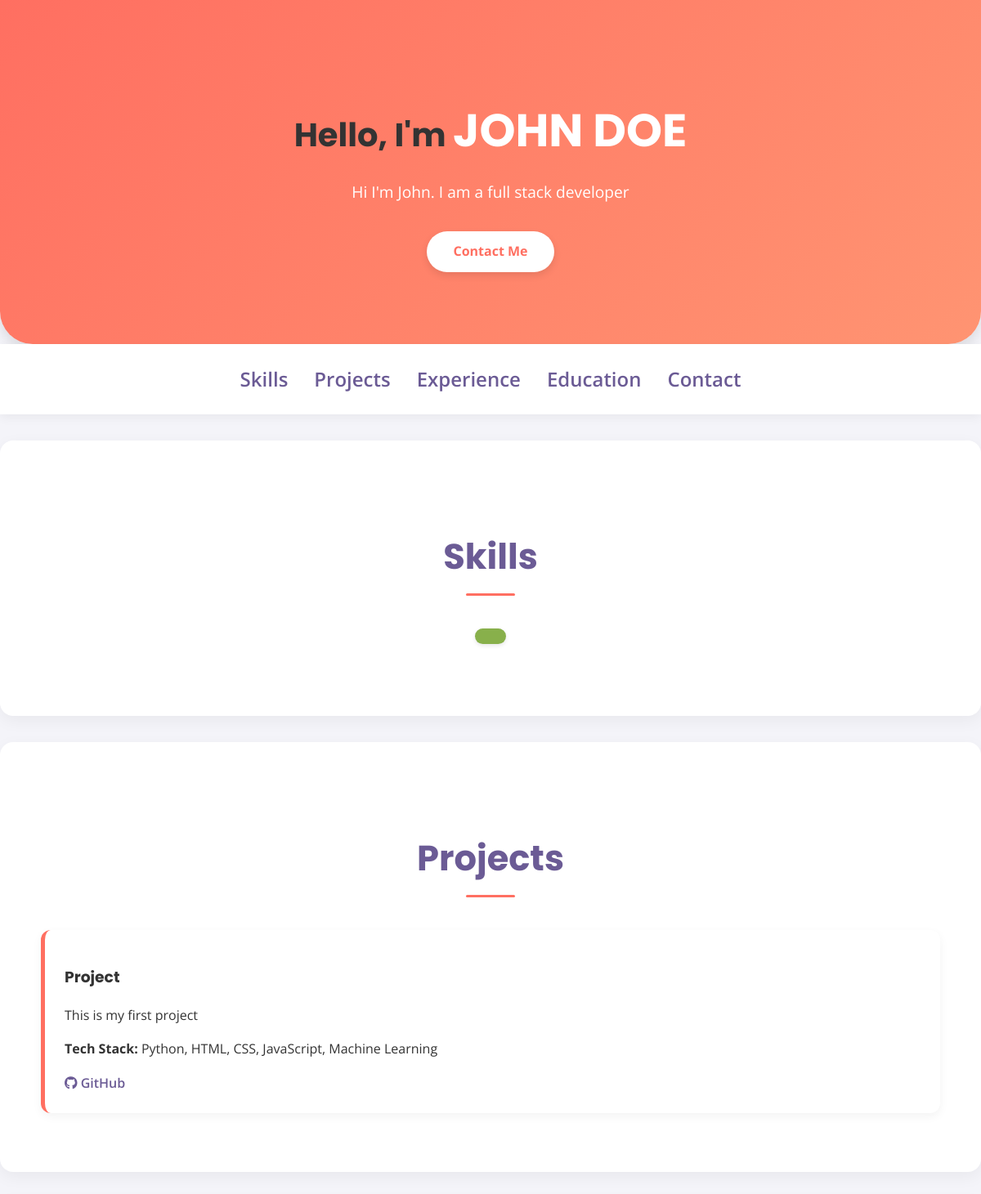
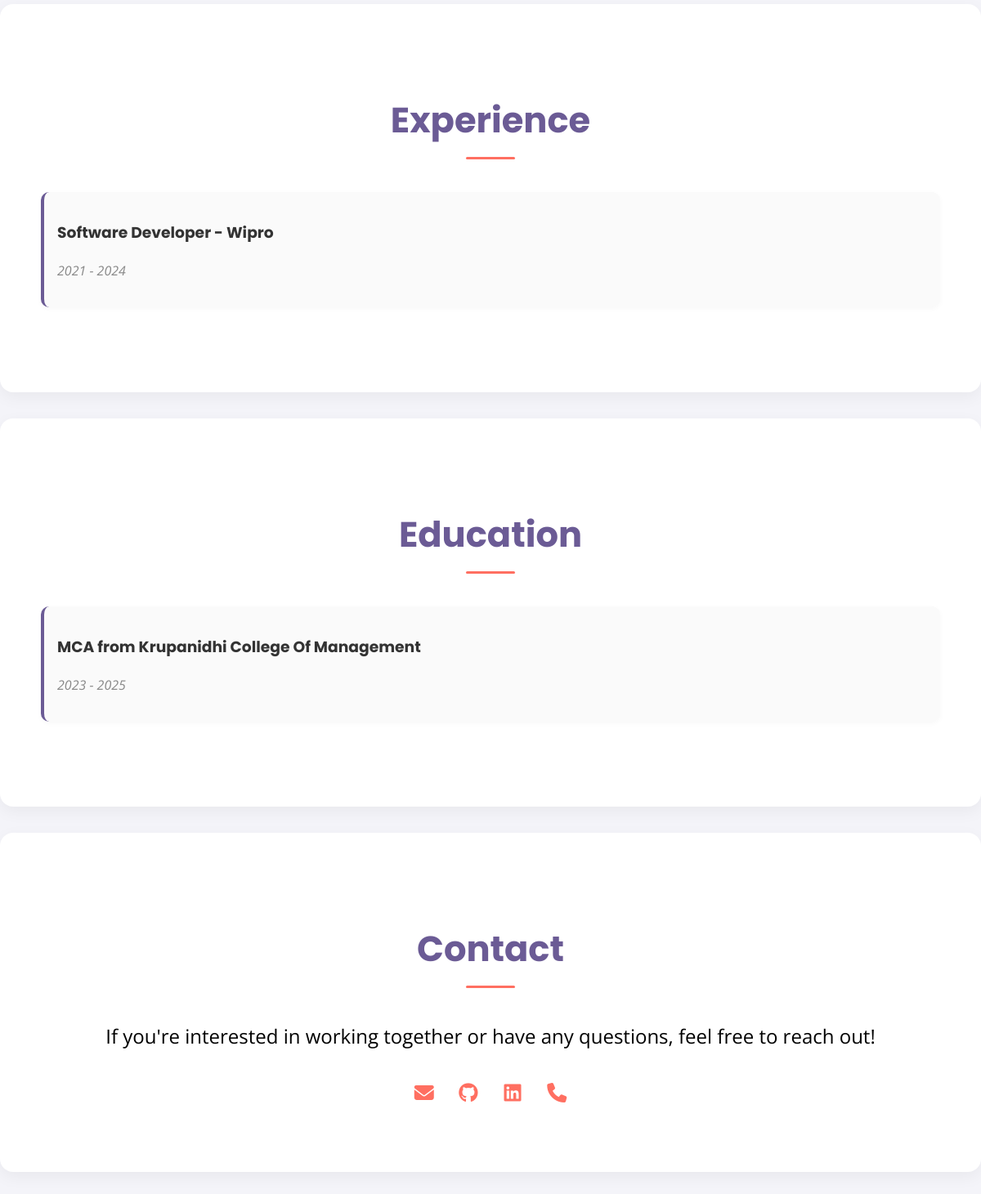
The app's page /portfolio/john-doe-6417e4/template2/ with its own data (2 pictures, top to bottom).
### builder/models.py (models this page shows, shortened)
class Portfolio(models.Model):
    slug = models.SlugField(unique=True, blank=True)
    name = models.CharField(max_length=100)
    title = models.CharField(max_length=100, blank=True)
    bio = models.TextField(blank=True)
    email = models.EmailField()
    phone = models.CharField(max_length=20, blank=True)
    github = models.URLField(blank=True)
    linkedin = models.URLField(blank=True)
    skills = models.TextField(blank=True)  # Comma-separated skills

class Project(models.Model):
    portfolio = models.ForeignKey(Portfolio, on_delete=models.CASCADE, related_name='projects')
    title = models.CharField(max_length=100)
    project_duration = models.CharField(max_length=100, blank=True)
    description = models.TextField(blank=True)
    stack = models.CharField(max_length=200, blank=True)
    link = models.URLField(blank=True)
    github = models.URLField(blank=True)

class Experience(models.Model):
    portfolio = models.ForeignKey(Portfolio, on_delete=models.CASCADE, related_name='experiences')
    job_title = models.CharField(max_length=100)
    company_name = models.CharField(max_length=100)
    job_desc = models.TextField(blank=True)
    duration = models.CharField(max_length=100, blank=True)
    location = models.CharField(max_length=100, blank=True)

class Education(models.Model):
    portfolio = models.ForeignKey(Portfolio, on_delete=models.CASCADE, related_name='educations')
    degree = models.CharField(max_length=100)
    school = models.CharField(max_length=100)
    edu_desc = models.TextField(blank=True)
    edu_duration = models.CharField(max_length=100, blank=True)
    edu_location = models.CharField(max_length=100, blank=True)

### builder/views.py (the view)
# urls.py: path('portfolio/<slug:slug>/template2/', views.view_template2, name='view_template2'),  # Template 2
def view_template2(request, slug):
    portfolio = get_object_or_404(Portfolio, slug=slug)
    project_data = []
    for project in portfolio.projects.all():
        project_data.append({
            'title': project.title,
            'description': project.description,
            'stack': project.stack,
            'link': project.link if project.link.startswith('http') else '',
            'github': project.github if project.github.startswith('http') else ''
        })
    return render(request, 'template2.html', {
        'name': portfolio.name,
        'title': portfolio.title,
        'bio': portfolio.bio,
        'skills': [s.strip() for s in portfolio.skills.split(',')],
        'github': portfolio.github,
        'linkedin': portfolio.linkedin,
        'email': portfolio.email,
        'phone': portfolio.phone,
        'project_data': project_data,
        'experience': portfolio.experiences.all(),
        'education': portfolio.educations.all(),
    })

### builder/templates/template2.html (shortened to what this page needs)
<!DOCTYPE html>
<html lang="en">
<head>
  {% load static %}
  <link rel="stylesheet" href="{% static 'css/template2.css' %}">
  <link href="https://cdn.jsdelivr.net/npm/aos@2.3.4/dist/aos.css" rel="stylesheet">
  <link rel="stylesheet" href="https://cdnjs.cloudflare.com/ajax/libs/font-awesome/6.5.0/css/all.min.css">
</head>
<body>
  <header class="hero" data-aos="fade-down">
    <div class="container">
      <h1>Hello, I'm <span>{{ name }}</span></h1>
      {% if bio %}
        <p>{{ bio }}</p>
      {% endif %}
      <a href="#contact" class="btn">Contact Me</a>
    </div>
  </header>
  <nav class="navbar">
    <div class="container">
      <ul>
        {% if skills %}<li><a href="#skills">Skills</a></li>{% endif %}
        {% if project_data %}<li><a href="#projects">Projects</a></li>{% endif %}
        {% if experience %}<li><a href="#experience">Experience</a></li>{% endif %}
        {% if education %}<li><a href="#education">Education</a></li>{% endif %}
        <li><a href="#contact">Contact</a></li>
      </ul>
    </div>
  </nav>
  <main>
    {% if skills %}
    <section id="skills" class="section" data-aos="fade-up">
      <div class="container">
        <h2>Skills</h2>
        <ul class="skills-list">
          {% for skill in skills %}
            <li>{{ skill }}</li>
          {% endfor %}
        </ul>
      </div>
    </section>
    {% endif %}
    {% if project_data %}
    <section id="projects" class="section" data-aos="fade-up">
      <div class="container">
        <h2>Projects</h2>
        <div class="projects-grid">
          {% for project in project_data %}
          <div class="project-card">
            <h3>{{ project.title }}</h3>
            <p>{{ project.description }}</p>
            {% if project.stack %}
              <p><strong>Tech Stack:</strong> {{ project.stack }}</p>
            {% endif %}
            <div class="project-links">
              {% if project.github %}
                <a href="{{ project.github }}" target="_blank"><i class="fab fa-github"></i> GitHub</a>
              {% endif %}
            </div>
          </div>
          {% endfor %}
        </div>
      </div>
    </section>
    {% endif %}
    {% if experience %}
    <section id="experience" class="section" data-aos="fade-up">
      <div class="container">
        <h2>Experience</h2>
        {% for exp in experience %}
        <div class="experience-item">
          <h3>{{ exp.job_title }} - {{ exp.company_name }}</h3>
          <p class="duration">{{ exp.duration }}</p>
        </div>
        {% endfor %}
      </div>
    </section>
    {% endif %}
    {% if education %}
    <section id="education" class="section" data-aos="fade-up">
      <div class="container">
        <h2>Education</h2>
        {% for edu in education %}
        <div class="education-item">
          <h3>{{ edu.degree }} from {{ edu.school }}</h3>
          <p class="duration">{{ edu.edu_duration }}</p>
        </div>
        {% endfor %}
      </div>
    </section>
    {% endif %}
  </main>
  <footer id="contact" class="section" data-aos="fade-up">
    <div class="container">
      <h2>Contact</h2>
      <p>If you're interested in working together or have any questions, feel free to reach out!</p>
     <div class="contact-info flex justify-center gap-6 text-2xl mt-4 text-[#3F1A2B]">
      {% if email %}
        <a href="mailto:{{ email }}" class="hover:text-[#B2183A]" title="Email">
          <i class="fas fa-envelope"></i>
        </a>
      {% endif %}
      {% if github %}
        <a href="{{ github }}" target="_blank" class="hover:text-[#B2183A]" title="GitHub">
          <i class="fab fa-github"></i>
        </a>
      {% endif %}
      {% if linkedin %}
        <a href="{{ linkedin }}" target="_blank" class="hover:text-[#B2183A]" title="LinkedIn">
          <i class="fab fa-linkedin"></i>
        </a>
      {% endif %}
      {% if phone %}
        <a href="tel:{{ phone }}" class="hover:text-[#B2183A]" title="Phone">
          <i class="fas fa-phone"></i>
        </a>
      {% endif %}
    </div>
    </div>
  </footer>
</body>
</html>

### builder/static/css/template2.css (style rules this page uses)
body { margin: 0; font-family: 'Open Sans', sans-serif; background-color: #f4f4f9; color: #333; line-height: 1.6; scroll-behavior: smooth; }
h1, h2, h3 { font-family: 'Poppins', sans-serif; color: #333; }
a { color: inherit; text-decoration: none; }
.container { max-width: 1100px; margin: 0 auto; padding: .5rem; }
.hero { background: linear-gradient(135deg, #ff6f61, #ff9472); color: #fff; padding: 5rem 2rem; text-align: center; border-bottom-left-radius: 40px; border-bottom-right-radius: 40px; box-shadow: 0 8px 16px rgba(0,0,0,0.1); }
.hero h1 { font-size: 2.5rem; margin-bottom: 1rem; }
.hero h1 span { color: #fff; font-weight: 700; font-size: 3.5rem; }
.hero p { font-size: 1.2rem; max-width: 700px; margin: 0 auto 2rem; }
.hero .btn { display: inline-block; padding: 0.75rem 2rem; background-color: #fff; color: #ff6f61; border-radius: 30px; font-weight: bold; box-shadow: 0 4px 10px rgba(0,0,0,0.1); transition: all 0.3s ease; }
.navbar { background-color: #fff; box-shadow: 0 4px 12px rgba(0,0,0,0.05); position: sticky; top: 0; z-index: 1000; }
.navbar ul { display: flex; justify-content: center; list-style: none; padding: 1rem 0; margin: 0; gap: 2rem; }
.navbar a { color: #6b5b95; font-weight: 600; font-size: 1.5rem; transition: color 0.3s ease; }
.section { padding: 4rem 2rem; background-color: #fff; margin: 2rem 0; border-radius: 16px; box-shadow: 0 6px 20px rgba(0,0,0,0.05); }
.section h2 { text-align: center; font-size: 2.7rem; color: #6b5b95; margin-bottom: 2.5rem; position: relative; }
.section h2::after { content: ""; display: block; width: 60px; height: 3px; background: #ff6f61; margin: 10px auto 0; border-radius: 2px; }
.skills-list { display: flex; flex-wrap: wrap; justify-content: center; gap: 1rem; padding: 0; list-style: none; }
.skills-list li { background-color: #88b04b; color: #fff; padding: 0.6rem 1.2rem; border-radius: 30px; font-weight: 600; font-size: 1.2rem; box-shadow: 0 2px 5px rgba(0,0,0,0.1); }
.projects-grid { display: grid; grid-template-columns: repeat(auto-fit, minmax(280px, 1fr)); gap: 2rem; }
.project-card { background-color: #ffffff; padding: 1.5rem; border-radius: 12px; border-left: 5px solid #ff6f61; box-shadow: 0 4px 12px rgba(0,0,0,0.05); transition: transform 0.3s ease, box-shadow 0.3s ease; }
.project-links { margin-top: 1rem; }
.project-links a { margin-right: 1rem; font-weight: 600; color: #6b5b95; transition: color 0.3s ease; }
.experience-item, .education-item { margin-bottom: 2rem; padding: 1rem; border-left: 4px solid #6b5b95; background: #fafafa; border-radius: 10px; box-shadow: 0 2px 6px rgba(0,0,0,0.03); }
.duration { font-style: italic; color: #888; margin-bottom: 0.5rem; }
footer { text-align: center; background-color: #6b5b95; color: #000000; padding: 3rem 2rem; border-top-left-radius: 30px; border-top-right-radius: 30px; }
footer h2 { margin-bottom: 1rem; color: #fff; }
footer p { font-size: 1.5rem; }
.contact-info a { display: inline-flex; align-items: center; justify-content: center; width: 50px; height: 50px; color: #ff6f61; border-radius: 50%; transition: color 0.3s ease, transform 0.3s ease; font-size: 24px; }

### records on screen
Portfolio: name "JOHN DOE", bio "Hi I'm John. I am a full stack developer"
Project: title "Project", description "This is my first project", stack "Python, HTML, CSS, JavaScript, Machine Learning"
Experience: job_title "Software Developer", company_name "Wipro", duration "2021 - 2024"
Education: degree "MCA", school "Krupanidhi College Of Management", edu_duration "2023 - 2025"
